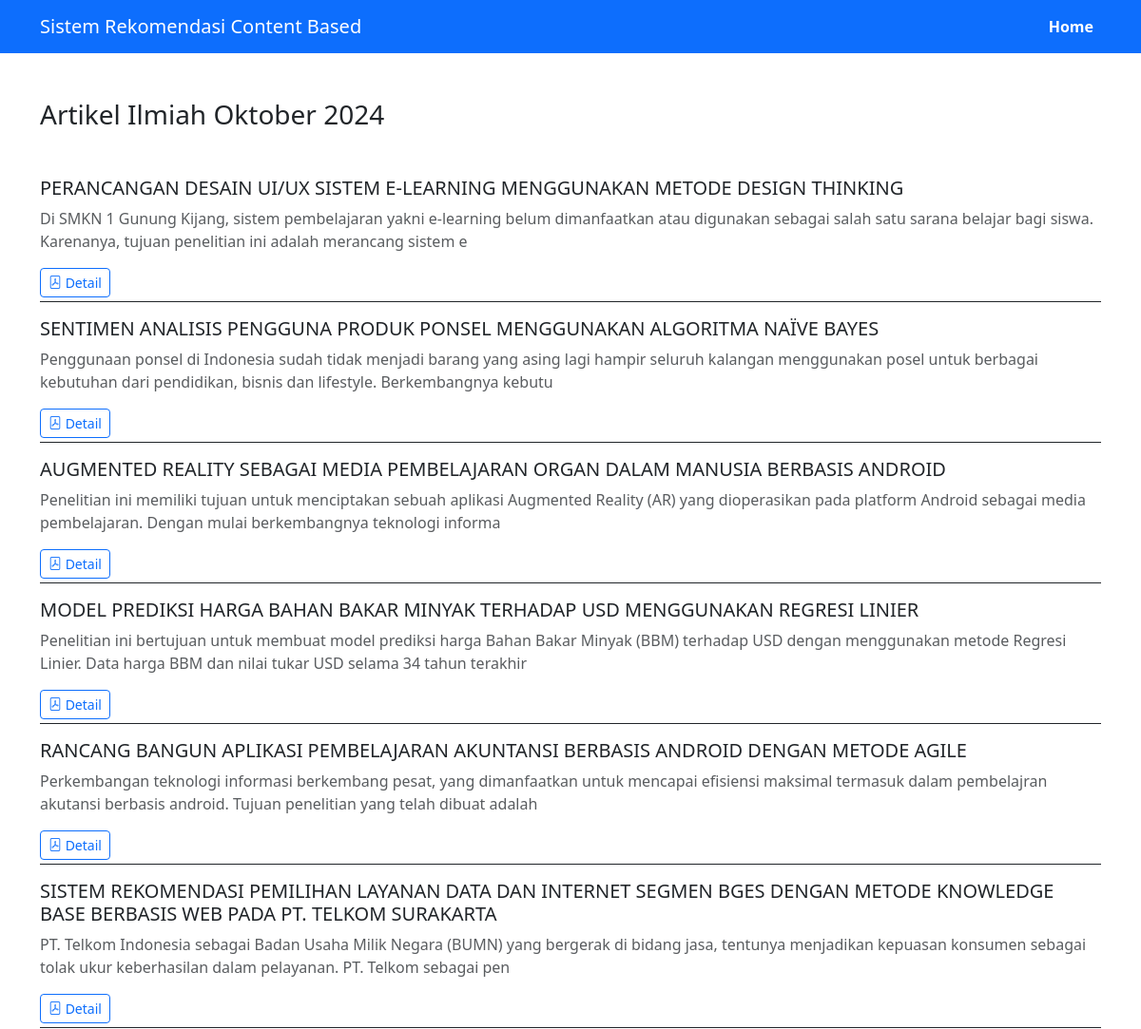
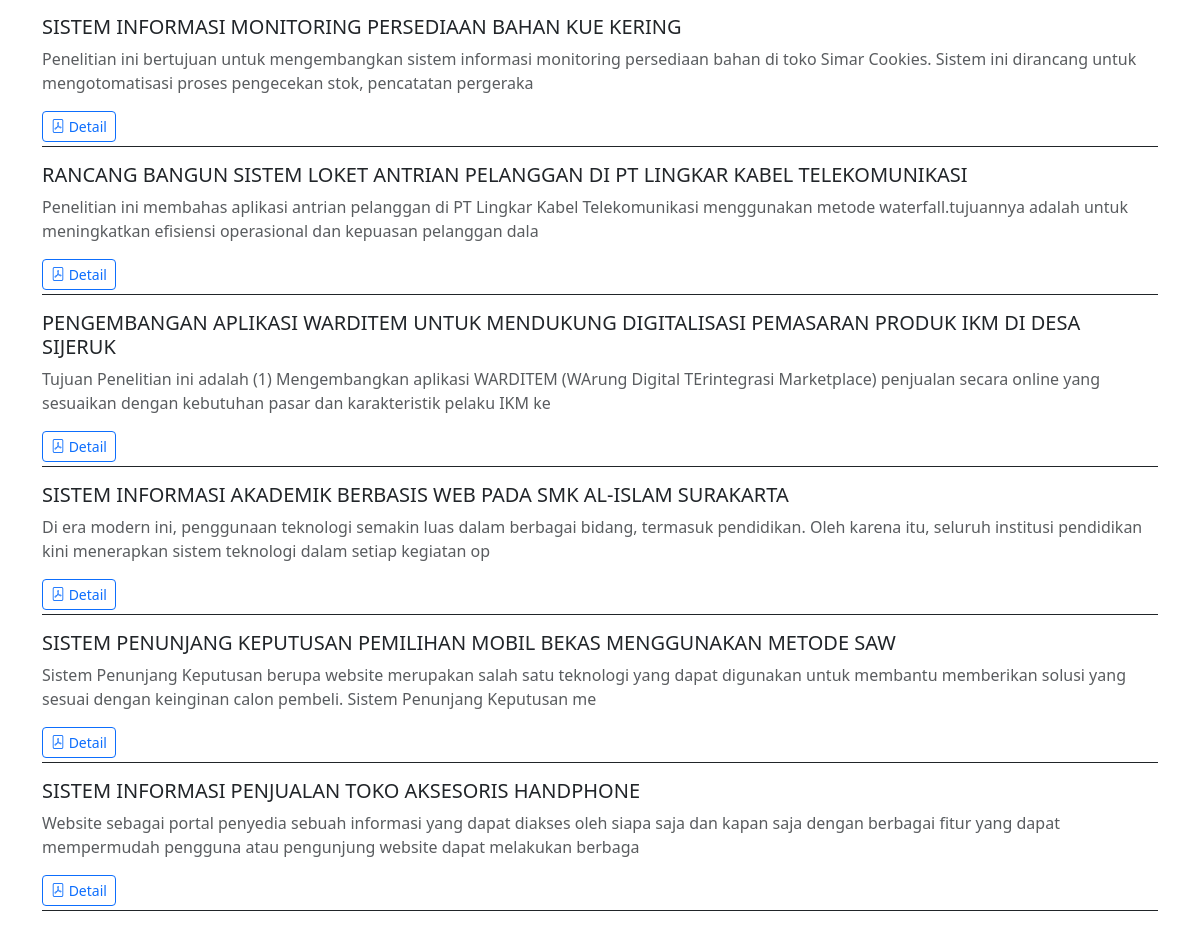
The page / on the database its author committed (2 pictures, top to bottom).
### tables this page shows
CREATE TABLE `artikel` (
  `id_artikel` int(11) NOT NULL,
  `judul_artikel` varchar(255) NOT NULL,
  `abstrak_artikel` text NOT NULL
);

### index.php (the view, shortened to what this page needs)
<?php
	include 'koneksi.php';
	$artikel = array();
	$ambil = $koneksi->query("SELECT * FROM artikel");
	while($tiap = $ambil->fetch_assoc())
	{
		$artikel[] = $tiap;
	}
 ?>
<!doctype html>
<html lang="en">
  <head>
    <link href="https://cdn.jsdelivr.net/npm/bootstrap@5.3.3/dist/css/bootstrap.min.css" rel="stylesheet">
    <link rel="stylesheet" href="https://cdn.jsdelivr.net/npm/bootstrap-icons@1.11.3/font/bootstrap-icons.min.css">
  </head>
  <body class="bg-light">
  	<?php include 'navbar.php'; ?>
    <section class="bg-white py-5">
    	<div class="container">
    		<h3 class="mb-5">Artikel Ilmiah Oktober 2024</h3>
    		<ul class="list-unstyled">
    			<?php foreach ($artikel as $key => $tiap): ?>
    				<li class="mb-3 border-bottom border-dark">
    					<h5><?php echo $tiap['judul_artikel'] ?></h5>
    					<p class="text-muted"><?php echo substr($tiap['abstrak_artikel'],0,200) ?></p>
    					<div class="mb-1">
    						<a href="detail.php?id=<?php echo $tiap['id_artikel'] ?>" class="btn btn-outline-primary btn-sm">
    							<i class="bi bi-file-pdf"></i> Detail
    						</a>
    					</div>
    				</li>
    			<?php endforeach ?>
    		</ul>
    	</div>
    </section>
  </body>
</html>

### navbar.php
<nav class="navbar navbar-expand-lg navbar-dark bg-primary">
	<div class="container">
		<a href="index.php" class="navbar-brand">Sistem Rekomendasi Content Based</a>
		<ul class="navbar-nav">
			<li class="nav-item">
				<a href="index.php" class="nav-link text-white fw-bold">Home</a>
			</li>
		</ul>
	</div>
</nav>

### rows shown on the page
artikel: judul_artikel "PERANCANGAN DESAIN UI/UX SISTEM E-LEARNING MENGGUNAKAN METODE DESIGN THINKING", abstrak_artikel "Di SMKN 1 Gunung Kijang, sistem pembelajaran yakni e-learning belum dimanfaatkan atau digunakan sebagai salah satu sarana belajar bagi siswa. Karenanya, tujuan penelitian ini adalah merancang sistem e"
artikel: judul_artikel "SENTIMEN ANALISIS PENGGUNA PRODUK PONSEL MENGGUNAKAN ALGORITMA NAÏVE BAYES", abstrak_artikel "Penggunaan ponsel di Indonesia sudah tidak menjadi barang yang asing lagi hampir seluruh kalangan menggunakan posel untuk berbagai kebutuhan dari pendidikan, bisnis dan lifestyle. Berkembangnya kebutu"
artikel: judul_artikel "AUGMENTED REALITY SEBAGAI MEDIA PEMBELAJARAN ORGAN DALAM MANUSIA BERBASIS ANDROID", abstrak_artikel "Penelitian ini memiliki tujuan untuk menciptakan sebuah aplikasi Augmented Reality (AR) yang dioperasikan pada platform Android sebagai media pembelajaran. Dengan mulai berkembangnya teknologi informa"
artikel: judul_artikel "MODEL PREDIKSI HARGA BAHAN BAKAR MINYAK TERHADAP USD MENGGUNAKAN REGRESI LINIER", abstrak_artikel "Penelitian ini bertujuan untuk membuat model prediksi harga Bahan Bakar Minyak (BBM) terhadap USD dengan menggunakan metode Regresi Linier. Data harga BBM dan nilai tukar USD selama 34 tahun terakhir"
artikel: judul_artikel "RANCANG BANGUN APLIKASI PEMBELAJARAN AKUNTANSI BERBASIS ANDROID DENGAN METODE AGILE", abstrak_artikel "Perkembangan teknologi informasi berkembang pesat, yang dimanfaatkan untuk mencapai efisiensi maksimal termasuk dalam pembelajran akutansi berbasis android. Tujuan penelitian yang telah dibuat adalah"
artikel: judul_artikel "SISTEM REKOMENDASI PEMILIHAN LAYANAN DATA DAN INTERNET SEGMEN BGES DENGAN METODE KNOWLEDGE BASE BERBASIS WEB PADA PT. TELKOM SURAKARTA", abstrak_artikel "PT. Telkom Indonesia sebagai Badan Usaha Milik Negara (BUMN) yang bergerak di bidang jasa, tentunya menjadikan kepuasan konsumen sebagai tolak ukur keberhasilan dalam pelayanan. PT. Telkom sebagai pen"
artikel: judul_artikel "SISTEM INFORMASI MONITORING PERSEDIAAN BAHAN KUE KERING", abstrak_artikel "Penelitian ini bertujuan untuk mengembangkan sistem informasi monitoring persediaan bahan di toko Simar Cookies. Sistem ini dirancang untuk mengotomatisasi proses pengecekan stok, pencatatan pergeraka"
artikel: judul_artikel "RANCANG BANGUN SISTEM LOKET ANTRIAN PELANGGAN DI PT LINGKAR KABEL TELEKOMUNIKASI", abstrak_artikel "Penelitian ini membahas aplikasi antrian pelanggan di PT Lingkar Kabel Telekomunikasi menggunakan metode waterfall.tujuannya adalah untuk meningkatkan efisiensi operasional dan kepuasan pelanggan dala"
artikel: judul_artikel "PENGEMBANGAN APLIKASI WARDITEM UNTUK MENDUKUNG DIGITALISASI PEMASARAN PRODUK IKM DI DESA SIJERUK", abstrak_artikel "Tujuan Penelitian ini adalah (1) Mengembangkan aplikasi WARDITEM (WArung Digital TErintegrasi Marketplace) penjualan secara online yang sesuaikan dengan kebutuhan pasar dan karakteristik pelaku IKM ke"
artikel: judul_artikel "SISTEM INFORMASI AKADEMIK BERBASIS WEB PADA SMK AL-ISLAM SURAKARTA", abstrak_artikel "Di era modern ini, penggunaan teknologi semakin luas dalam berbagai bidang, termasuk pendidikan. Oleh karena itu, seluruh institusi pendidikan kini menerapkan sistem teknologi dalam setiap kegiatan op"
artikel: judul_artikel "SISTEM PENUNJANG KEPUTUSAN PEMILIHAN MOBIL BEKAS MENGGUNAKAN METODE SAW", abstrak_artikel "Sistem Penunjang Keputusan berupa website merupakan salah satu teknologi yang dapat digunakan untuk membantu memberikan solusi yang sesuai dengan keinginan calon pembeli. Sistem Penunjang Keputusan me"
artikel: judul_artikel "SISTEM INFORMASI PENJUALAN TOKO AKSESORIS HANDPHONE", abstrak_artikel "Website sebagai portal penyedia sebuah informasi yang dapat diakses oleh siapa saja dan kapan saja dengan berbagai fitur yang dapat mempermudah pengguna atau pengunjung website dapat melakukan berbaga"
